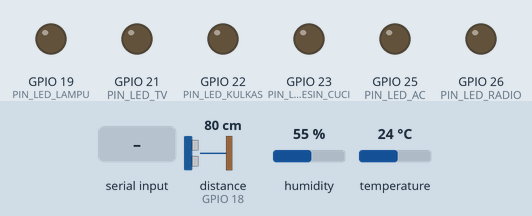
This sketch was run on a simulated ESP32. On the bench: output pins drawn as LEDs (lit = HIGH). Wiring (inferred from the names in the program): ultrasonic range finder: trigger GPIO 5; echo GPIO 18. The test bench sets the inputs (shaded band); at power-on: distance to the obstacle (sensor on GPIO 18) 80 cm, humidity 55 %, temperature 24 °C. The echo pulse lasts 58.3 µs per cm; WiFi joins after 1.5 s; servers stay silent unless stated; uploads are accepted with an empty reply; pins used as bus, display or sensor lines are not drawn; what the sketch prints to the serial monitor is not drawn.

Above: at 3.7 s.
3.8 s: "LAMPU:ON\n" received over Serial
At 4.8 s:
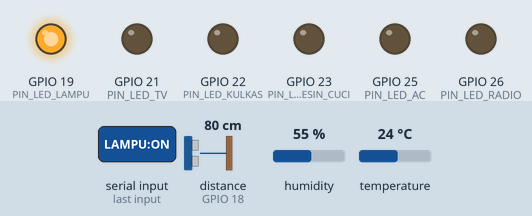
5.3 s: "TV:ON\n" received over Serial
At 6.0 s:
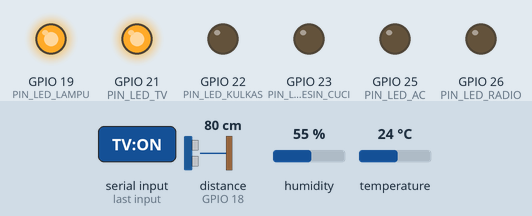
6.8 s: "LAMPU:OFF\n" received over Serial
At 7.1 s:
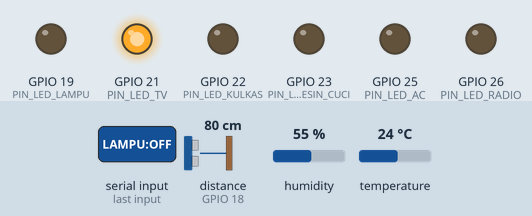
Timing chart, 0 to 9.8 s (numbered marks = the images above; inputs shaded):
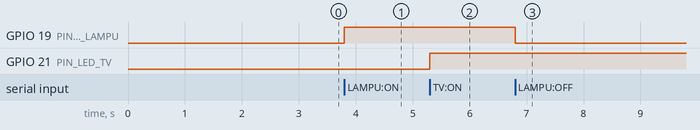

Measured:
- after the input at 3.8 s, GPIO 19 (PIN_LED_LAMPU): LOW → HIGH at once
- after the input at 5.3 s, GPIO 21 (PIN_LED_TV): LOW → HIGH at once
- after the input at 6.8 s, GPIO 19 (PIN_LED_LAMPU): HIGH → LOW at once

The sketch:

esp32_uts_iot.ino
```cpp
/*
  ==============================================================
  TUGAS UTS IOT - SISTEM AGENT AI KENDALI 6 PERALATAN & SENSOR
  ==============================================================
  Hardware:
  - ESP32 Development Board
  - Sensor DHT22 / DHT11 (Suhu & Kelembaban) -> GPIO 4
  - Sensor Ultrasonik HC-SR04 (Jarak):
      * TRIG_PIN -> GPIO 5
      * ECHO_PIN -> GPIO 18
  - 6 LED (Peralatan Listrik):
      * LED 1 (Lampu)      -> GPIO 19
      * LED 2 (TV)         -> GPIO 21
      * LED 3 (Kulkas)     -> GPIO 22
      * LED 4 (Mesin Cuci) -> GPIO 23
      * LED 5 (AC)         -> GPIO 25
      * LED 6 (Radio)      -> GPIO 26
  ==============================================================
*/

#include <WiFi.h>
#include <HTTPClient.h>
#include <ArduinoJson.h>
#include <DHT.h>

// 1. Kredensial Wi-Fi
const char* ssid = "NAMA_WIFI_ANDA";
const char* password = "PASSWORD_WIFI_ANDA";

// 2. URL API Vercel / Server Lokal
// Contoh jika Vercel: "https://iot-puce-nine.vercel.app/api"
// Contoh jika Local (satu Wi-Fi): "http://192.168.1.XX:3000/api"
const char* serverApiUrl = "https://iot-puce-nine.vercel.app/api";

// 3. Konfigurasi Sensor DHT22 / DHT11 (Suhu & Kelembaban)
#define DHTPIN 4
#define DHTTYPE DHT22 // Ganti ke DHT11 jika menggunakan modul DHT11 biru
DHT dht(DHTPIN, DHTTYPE);

// 4. Konfigurasi Sensor Ultrasonik HC-SR04
#define TRIG_PIN 5
#define ECHO_PIN 18

// 5. Konfigurasi 6 Pin LED (Peralatan Listrik)
#define PIN_LED_LAMPU       19  // LED 1: D19
#define PIN_LED_TV          21  // LED 2: D21
#define PIN_LED_KULKAS      22  // LED 3: D22
#define PIN_LED_MESIN_CUCI  23  // LED 4: D23
#define PIN_LED_AC          25  // LED 5: D25
#define PIN_LED_RADIO       26  // LED 6: D26

unsigned long lastTime = 0;
const unsigned long timerDelay = 1500; // Polling cepat setiap 1.5 detik agar respon LED instan

// Fungsi membaca jarak dari ultrasonik (cm)
float readUltrasonicDistance() {
  digitalWrite(TRIG_PIN, LOW);
  delayMicroseconds(2);
  digitalWrite(TRIG_PIN, HIGH);
  delayMicroseconds(10);
  digitalWrite(TRIG_PIN, LOW);

  long duration = pulseIn(ECHO_PIN, HIGH, 30000); // timeout 30ms
  if (duration == 0) return 999.0; // Tidak ada halangan
  float distanceCm = duration * 0.034 / 2;
  return distanceCm;
}

// Fungsi eksekusi langsung ke 6 Pin LED fisik
void setPhysicalLeds(bool stLampu, bool stTv, bool stKulkas, bool stMesinCuci, bool stAc, bool stRadio) {
  digitalWrite(PIN_LED_LAMPU, stLampu ? HIGH : LOW);
  digitalWrite(PIN_LED_TV, stTv ? HIGH : LOW);
  digitalWrite(PIN_LED_KULKAS, stKulkas ? HIGH : LOW);
  digitalWrite(PIN_LED_MESIN_CUCI, stMesinCuci ? HIGH : LOW);
  digitalWrite(PIN_LED_AC, stAc ? HIGH : LOW);
  digitalWrite(PIN_LED_RADIO, stRadio ? HIGH : LOW);
}

void setup() {
  Serial.begin(115200);
  delay(1000);

  // Inisialisasi Sensor
  dht.begin();
  pinMode(TRIG_PIN, OUTPUT);
  pinMode(ECHO_PIN, INPUT);

  // Inisialisasi 6 Pin LED
  pinMode(PIN_LED_LAMPU, OUTPUT);
  pinMode(PIN_LED_TV, OUTPUT);
  pinMode(PIN_LED_KULKAS, OUTPUT);
  pinMode(PIN_LED_MESIN_CUCI, OUTPUT);
  pinMode(PIN_LED_AC, OUTPUT);
  pinMode(PIN_LED_RADIO, OUTPUT);

  // Matikan semua LED di awal
  setPhysicalLeds(false, false, false, false, false, false);

  // Hubungkan ke Wi-Fi
  Serial.print("Menghubungkan ke Wi-Fi: ");
  Serial.println(ssid);
  WiFi.begin(ssid, password);

  int retry = 0;
  while (WiFi.status() != WL_CONNECTED && retry < 20) {
    delay(500);
    Serial.print(".");
    retry++;
  }

  if (WiFi.status() == WL_CONNECTED) {
    Serial.println("\nWi-Fi Terhubung!");
    Serial.print("IP Address ESP32: ");
    Serial.println(WiFi.localIP());
  } else {
    Serial.println("\n[INFO] Wi-Fi belum terhubung. Mode kendali Serial & Polling aktif.");
  }
}

// 1. Fungsi Mengirim Data Sensor ke API (POST /api/sensor)
void sendSensorData(float suhu, float kelembaban, float jarak) {
  if (WiFi.status() == WL_CONNECTED) {
    HTTPClient http;
    String endpoint = String(serverApiUrl) + "/sensor";
    http.begin(endpoint);
    http.addHeader("Content-Type", "application/json");

    StaticJsonDocument<200> doc;
    doc["suhu"] = suhu;
    doc["kelembaban"] = kelembaban;
    doc["jarak"] = jarak;

    String requestBody;
    serializeJson(doc, requestBody);

    int httpResponseCode = http.POST(requestBody);
    Serial.printf("[POST /api/sensor] Status: %d | T: %.1fC H: %.1f%% D: %.1fcm\n", httpResponseCode, suhu, kelembaban, jarak);
    http.end();
  }
}

// 2. Fungsi Mengambil Status 6 LED dari API (GET /api/led) & Kontrol Hardware
void fetchAndControlLeds() {
  if (WiFi.status() == WL_CONNECTED) {
    HTTPClient http;
    String endpoint = String(serverApiUrl) + "/led";
    http.begin(endpoint);

    int httpResponseCode = http.GET();
    if (httpResponseCode == 200) {
      String response = http.getString();
      StaticJsonDocument<512> doc;
      DeserializationError error = deserializeJson(doc, response);

      if (!error) {
        JsonObject peralatan = doc["peralatan"];

        // Baca status masing-masing alat dan aktifkan pin LED
        bool stLampu     = String(peralatan["lampu"].as<const char*>()) == "ON";
        bool stTv        = String(peralatan["tv"].as<const char*>()) == "ON";
        bool stKulkas    = String(peralatan["kulkas"].as<const char*>()) == "ON";
        bool stMesinCuci = String(peralatan["mesin_cuci"].as<const char*>()) == "ON";
        bool stAc        = String(peralatan["ac"].as<const char*>()) == "ON";
        bool stRadio     = String(peralatan["radio"].as<const char*>()) == "ON";

        setPhysicalLeds(stLampu, stTv, stKulkas, stMesinCuci, stAc, stRadio);

        Serial.printf("[STATUS LED] Lampu:%d TV:%d Kulkas:%d MesinCuci:%d AC:%d Radio:%d\n",
          stLampu, stTv, stKulkas, stMesinCuci, stAc, stRadio);
      }
    } else {
      Serial.print("GET /api/led Error: ");
      Serial.println(httpResponseCode);
    }
    http.end();
  }
}

// 3. Listener Perintah Serial (USB COM Port) untuk pengujian langsung tanpa Wi-Fi
void handleSerialCommands() {
  if (Serial.available()) {
    String cmd = Serial.readStringUntil('\n');
    cmd.trim();
    cmd.toUpperCase();
    if (cmd.length() == 0) return;

    Serial.printf("[SERIAL CMD] Diterima: %s\n", cmd.c_str());

    if (cmd.indexOf("LAMPU:ON") >= 0 || cmd.indexOf("LED1:ON") >= 0 || cmd == "1:1") digitalWrite(PIN_LED_LAMPU, HIGH);
    else if (cmd.indexOf("LAMPU:OFF") >= 0 || cmd.indexOf("LED1:OFF") >= 0 || cmd == "1:0") digitalWrite(PIN_LED_LAMPU, LOW);

    if (cmd.indexOf("TV:ON") >= 0 || cmd.indexOf("LED2:ON") >= 0 || cmd == "2:1") digitalWrite(PIN_LED_TV, HIGH);
    else if (cmd.indexOf("TV:OFF") >= 0 || cmd.indexOf("LED2:OFF") >= 0 || cmd == "2:0") digitalWrite(PIN_LED_TV, LOW);

    if (cmd.indexOf("KULKAS:ON") >= 0 || cmd.indexOf("LED3:ON") >= 0 || cmd == "3:1") digitalWrite(PIN_LED_KULKAS, HIGH);
    else if (cmd.indexOf("KULKAS:OFF") >= 0 || cmd.indexOf("LED3:OFF") >= 0 || cmd == "3:0") digitalWrite(PIN_LED_KULKAS, LOW);

    if (cmd.indexOf("MESIN:ON") >= 0 || cmd.indexOf("LED4:ON") >= 0 || cmd == "4:1") digitalWrite(PIN_LED_MESIN_CUCI, HIGH);
    else if (cmd.indexOf("MESIN:OFF") >= 0 || cmd.indexOf("LED4:OFF") >= 0 || cmd == "4:0") digitalWrite(PIN_LED_MESIN_CUCI, LOW);

    if (cmd.indexOf("AC:ON") >= 0 || cmd.indexOf("LED5:ON") >= 0 || cmd == "5:1") digitalWrite(PIN_LED_AC, HIGH);
    else if (cmd.indexOf("AC:OFF") >= 0 || cmd.indexOf("LED5:OFF") >= 0 || cmd == "5:0") digitalWrite(PIN_LED_AC, LOW);

    if (cmd.indexOf("RADIO:ON") >= 0 || cmd.indexOf("LED6:ON") >= 0 || cmd == "6:1") digitalWrite(PIN_LED_RADIO, HIGH);
    else if (cmd.indexOf("RADIO:OFF") >= 0 || cmd.indexOf("LED6:OFF") >= 0 || cmd == "6:0") digitalWrite(PIN_LED_RADIO, LOW);

    if (cmd.indexOf("ALL:ON") >= 0 || cmd == "ALL1") setPhysicalLeds(true, true, true, true, true, true);
    else if (cmd.indexOf("ALL:OFF") >= 0 || cmd == "ALL0") setPhysicalLeds(false, false, false, false, false, false);
  }
}

void loop() {
  // Listener perintah cepat lewat USB Serial COM Port
  handleSerialCommands();

  if ((millis() - lastTime) > timerDelay) {
    lastTime = millis(); // Selalu perbarui timer agar tidak terkunci

    // 1. Coba baca Sensor Fisik
    float suhu = dht.readTemperature();
    float kelembaban = dht.readHumidity();
    float jarak = readUltrasonicDistance();

    if (!isnan(suhu) && !isnan(kelembaban)) {
      // Kirim data sensor jika sensor fisik sudah siap dan valid
      sendSensorData(suhu, kelembaban, jarak);
    } else {
      // Jangan blokir loop jika sensor belum terpasang atau sedang proses inisialisasi
      Serial.println("[INFO] Sensor DHT membaca nil / persiapan...");
    }

    // 2. Ambil perintah kendali 6 LED dari Server (Selalu dijalankan!)
    fetchAndControlLeds();
  }
}
```
